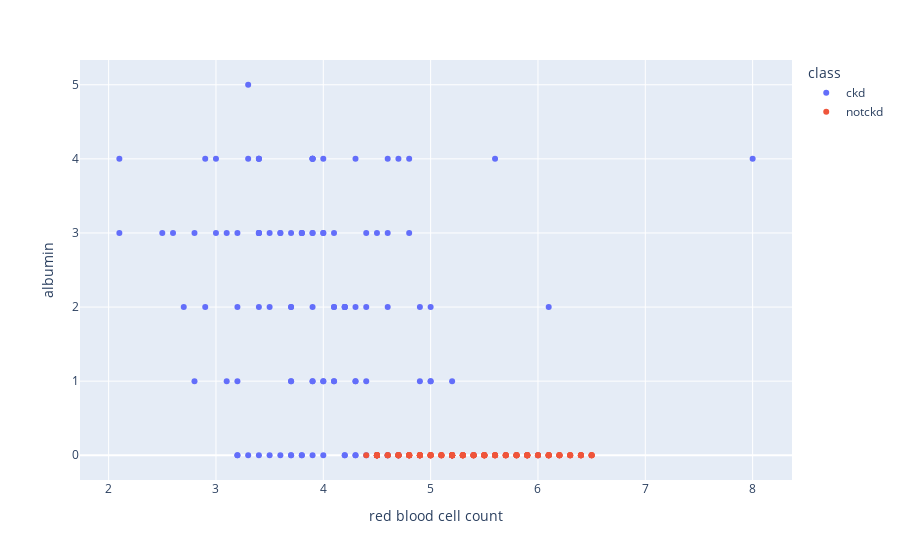

Notebook source saved alongside this figure:
### Markdown cell above
Albumin, Blood urea -> Red blood cell count, packed cell volume, Haemoglobin

### Code cell
scatters('red blood cell count','albumin')

### Figure 1 — Plotly figure (JSON) as saved in the notebook; plotly's stock layout.template omitted (floating-point values rounded to 4 significant figures; data arrays with more than 128 entries replaced by an {"elided": "..."} marker saying what was removed)
{"data": [{"hovertemplate": "class=ckd<br>red blood cell count=%{x}<br>albumin=%{y}<extra></extra>", "legendgroup": "ckd", "marker": {"color": "#636efa", "symbol": "circle"}, "mode": "markers", "name": "ckd", "orientation": "v", "showlegend": true, "type": "scatter", "x": {"elided": "250 float values"}, "xaxis": "x", "y": {"elided": "250 int values"}, "yaxis": "y"}, {"hovertemplate": "class=notckd<br>red blood cell count=%{x}<br>albumin=%{y}<extra></extra>", "legendgroup": "notckd", "marker": {"color": "#EF553B", "symbol": "circle"}, "mode": "markers", "name": "notckd", "orientation": "v", "showlegend": true, "type": "scatter", "x": {"elided": "150 float values"}, "xaxis": "x", "y": {"elided": "150 int values"}, "yaxis": "y"}], "layout": {"legend": {"title": {"text": "class"}, "tracegroupgap": 0}, "margin": {"t": 60}, "xaxis": {"anchor": "y", "domain": [0, 1], "title": {"text": "red blood cell count"}}, "yaxis": {"anchor": "x", "domain": [0, 1], "title": {"text": "albumin"}}}}
